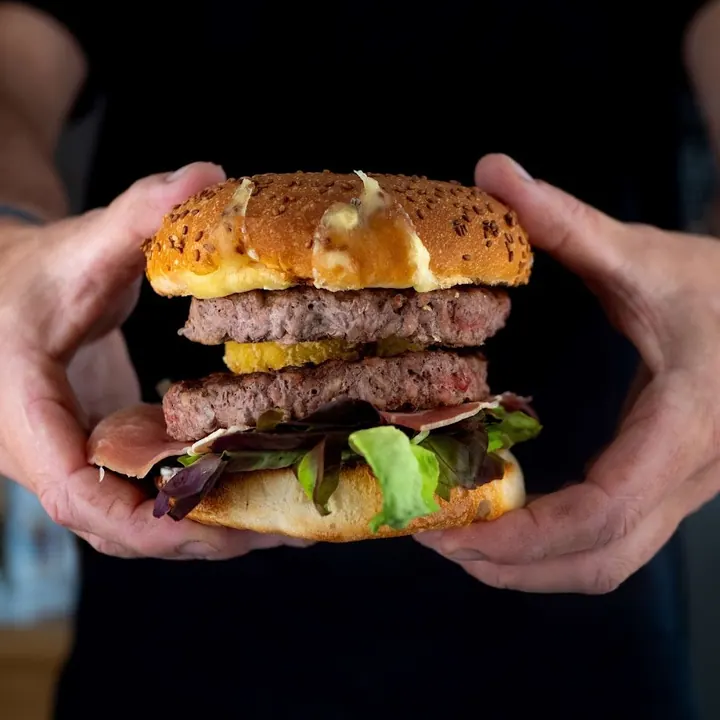
#> input picture assets/img/nous/01-burger-double.webp, 720 x 720 px
$ python build_salle.py ../../assets/img/nous/01-burger-double.webp 5
#> lines starting #> are read from the running program, lines starting #| are printed output that depends on the picture
### tools/salle/vectorize.py
# -*- coding: utf-8 -*-
"""Vectorisation « aérographe » (reprise de l'outil svgscene du projet Pierre Guillaume) :
  · cache : le contour net de la zone (courbes de Bézier lissées), utilisé en clip-path ;
  · modelé : une grille de couleurs relevées sur le tableau, floutée (le dégradé doux de l'aérographe) ;
  · détails : les lumières et les ombres qui s'écartent du modelé, détourées en formes lissées (plusieurs niveaux).
Tout est du SVG pur : chemins, rectangles, dégradés, flou gaussien."""
import numpy as np
import cv2


def hexc(c):
    c = np.clip(np.round(c), 0, 255).astype(int)
    return f"#{c[0]:02x}{c[1]:02x}{c[2]:02x}"


# [49 lines left out: functions _smooth_closed, _bezier_closed, contour_d, mask_d, not called in this run]


def fill_outside(img, mask, iters=None):
    """Prolonge les couleurs de la zone vers l'extérieur (voisin le plus proche), pour un modelé sans bords sales."""
    m = mask.astype(np.uint8)
    if m.sum() == 0:
        return img.copy()
    dist, labels = cv2.distanceTransformWithLabels(1 - m, cv2.DIST_L2, 5, labelType=cv2.DIST_LABEL_PIXEL)
    ys, xs = np.where(m > 0)
    # table label -> coordonnées du pixel source
    lab_at = labels[ys, xs]
    table = np.zeros((labels.max() + 1, 2), np.int32)
    table[lab_at] = np.stack([ys, xs], 1)
    src = table[labels]
    out = img[src[..., 0], src[..., 1]]
    out[m > 0] = img[m > 0]
    return out


class Vectorizer:
    def __init__(self, rgb):
        self.rgb = rgb.astype(np.float32)
        self.H, self.W = rgb.shape[:2]
        self.defs = []
        self.uid = 0

    def _id(self, p):
        self.uid += 1
        return f"{p}{self.uid}"

    def blur_filter(self, sigma):
        fid = self._id("f")
        self.defs.append(f'<filter id="{fid}" x="-20%" y="-20%" width="140%" height="140%" color-interpolation-filters="sRGB">'
                         f'<feGaussianBlur stdDeviation="{sigma:g}"/></filter>')
        return fid

    def field(self, img, mask, cell, blur, bbox, ox, oy):
        """Grille de couleurs moyennes (dans la zone) prolongée au-delà, rendue en rectangles floutés.
        Renvoie (svg, image_rendue) : l'image simule le rendu SVG pour mesurer les écarts."""
        x0, y0, x1, y1 = bbox
        src = fill_outside(img, mask)
        gw, gh = int(np.ceil((x1 - x0) / cell)), int(np.ceil((y1 - y0) / cell))
        crop = src[y0:y0 + gh * cell, x0:x0 + gw * cell]
        ph, pw = gh * cell - crop.shape[0], gw * cell - crop.shape[1]
        if ph or pw:
            crop = np.pad(crop, ((0, ph), (0, pw), (0, 0)), mode="edge")
        grid = crop.reshape(gh, cell, gw, cell, 3).mean(axis=(1, 3))
        rects = []
        for j in range(gh):
            for i in range(gw):
                rects.append(f'<rect x="{x0 + i * cell - ox:g}" y="{y0 + j * cell - oy:g}" width="{cell + 0.6:g}" height="{cell + 0.6:g}" fill="{hexc(grid[j, i])}"/>')
        fid = self.blur_filter(blur)
        svg = f'<g filter="url(#{fid})">{"".join(rects)}</g>'
        # simulation du rendu : grille agrandie puis flou gaussien
        up = np.repeat(np.repeat(grid, cell, 0), cell, 1)[: y1 - y0, : x1 - x0]
        sim = cv2.GaussianBlur(up, (0, 0), blur)
        full = np.zeros_like(self.rgb)
        full[y0:y1, x0:x1] = sim
        return svg, full

    # [84 lines left out: functions details, region, region_in, _fit_gradient, not called in this run]


def facets_svg(vz, img, mask, k=12, min_area=10, smooth=0.9, eps=0.5, bil=(7, 22, 5), seam=1.1, ox=0, oy=0, fit_img=None, sample=60000, soften=0.0):
    u8 = np.clip(img, 0, 255).astype(np.uint8)
    sm = cv2.bilateralFilter(u8, bil[0], bil[1], bil[2])
    sm = cv2.bilateralFilter(sm, bil[0], bil[1], bil[2])
    lab = cv2.cvtColor(sm, cv2.COLOR_RGB2LAB).astype(np.float32)
    ys, xs = np.where(mask)
    data = lab[ys, xs]
    crit = (cv2.TERM_CRITERIA_EPS + cv2.TERM_CRITERIA_MAX_ITER, 40, 0.3)
    samp = data if len(data) <= sample else data[np.random.default_rng(1).choice(len(data), sample, replace=False)]
    _, _, centers = cv2.kmeans(samp, min(k, len(samp)), None, crit, 3, cv2.KMEANS_PP_CENTERS)
    d2 = ((data[:, None, :] - centers[None, :, :]) ** 2).sum(-1)
    lbl = d2.argmin(1)
    Lb = np.full(mask.shape, -1, np.int32); Lb[ys, xs] = lbl
    F = np.full(mask.shape, -1, np.int32); nid = 0
    for c in range(len(centers)):
        n, lab_c, st, _ = cv2.connectedComponentsWithStats((Lb == c).astype(np.uint8), 8)
        if n <= 1:
            continue
        big = st[1:, cv2.CC_STAT_AREA] >= min_area
        ids = np.full(n, -1, np.int64); ids[1:][big] = np.arange(nid, nid + int(big.sum())); nid += int(big.sum())
        sel = lab_c > 0
        F[sel] = ids[lab_c[sel]]
    known = F >= 0
    if nid == 0:
        return ""
    un = mask & ~known
    if un.any():
        dist, labels = cv2.distanceTransformWithLabels((~known).astype(np.uint8), cv2.DIST_L2, 5, labelType=cv2.DIST_LABEL_PIXEL)
        ky, kx = np.where(known)
        table = np.zeros(labels.max() + 1, np.int64); table[labels[ky, kx]] = F[ky, kx]
        F[un] = table[labels[un]]
    F[~mask] = -1
    src = (fit_img if fit_img is not None else cv2.GaussianBlur(img, (0, 0), 0.8)).astype(np.float64)
    order = np.bincount(F[F >= 0].ravel(), minlength=nid)
    parts = []
    for f in np.argsort(-order):
        if order[f] == 0:
            continue
        m = F == f
        yy, xx = np.where(m)
        x0, y0, x1, y1 = xx.min(), yy.min(), xx.max() + 1, yy.max() + 1
        sub = np.pad(m[y0:y1, x0:x1].astype(np.uint8), 1)
        cnts, _ = cv2.findContours(sub, cv2.RETR_CCOMP, cv2.CHAIN_APPROX_NONE)
        ds = []
        for c in cnts:
            if abs(cv2.contourArea(c)) < 1.0 and len(c) < 4:
                continue
            c = c + np.array([[[x0 - 1, y0 - 1]]])
            d = contour_d(c, smooth, eps, ox, oy)
            if d:
                ds.append(d)
        if not ds:
            continue
        px = np.c_[xx + 0.5, yy + 0.5].astype(np.float64)
        grad, flat = _fit_gradient(px, src[yy, xx])
        if grad is None:
            paint = hexc(flat)
        else:
            gx1, gy1, gx2, gy2, c1, c2 = grad
            gid = vz._id("g")
            vz.defs.append(f'<linearGradient id="{gid}" gradientUnits="userSpaceOnUse" x1="{gx1 - ox:.1f}" y1="{gy1 - oy:.1f}" x2="{gx2 - ox:.1f}" y2="{gy2 - oy:.1f}">'
                           f'<stop offset="0" stop-color="{hexc(c1)}"/><stop offset="1" stop-color="{hexc(c2)}"/></linearGradient>')
            paint = f"url(#{gid})"
        parts.append(f'<path d="{"".join(ds)}" fill="{paint}" stroke="{paint}" stroke-width="{seam}" stroke-linejoin="round" fill-rule="evenodd"/>')
    if soften > 0:  # léger fondu des marches entre facettes (le velouté de l'aérographe), contour net conservé
        fid = vz.blur_filter(soften)
        cid = vz._id("c")
        vz.defs.append(f'<clipPath id="{cid}"><path d="{mask_d(mask, 0.8, 0.45, 4, ox, oy)}" clip-rule="evenodd"/></clipPath>')
        return f'<g clip-path="url(#{cid})"><g filter="url(#{fid})">{"".join(parts)}</g></g>'
    return "".join(parts)


# [29 lines left out: function speckles_svg, not called in this run]

### tools/salle/build_salle.py
# -*- coding: utf-8 -*-
"""La salle du Bougnat Burger, recréée en peinture vectorielle (pas de photo sur le site) :
facettes k-moyennes à dégradés ajustés (même chaîne que le décor du film), sur une sous-couche
« aérographe » qui bouche les interstices.
Entrée : une image de référence de la salle ; sortie : assets/img/salle.svg
Usage : python tools/salle/build_salle.py <image-de-reference> [largeur=520]"""
import os
import sys

import cv2
import numpy as np

sys.path.insert(0, os.path.dirname(os.path.abspath(__file__)))
from vectorize import Vectorizer, facets_svg  # noqa: E402

ROOT = os.path.abspath(os.path.join(os.path.dirname(os.path.abspath(__file__)), "..", ".."))
src = cv2.imread(sys.argv[1], cv2.IMREAD_COLOR)
#> src is the input picture: shape (720, 720, 3); mean B, G, R 41.7, 51.3, 71
if src is None:  # webp illisible par cette version d'OpenCV : passage par PIL
    from PIL import Image
    src = np.array(Image.open(sys.argv[1]).convert("RGB"))[..., ::-1].copy()
W = int(sys.argv[2]) if len(sys.argv) > 2 else 520
H = round(src.shape[0] * W / src.shape[1])
#> H = 5
rgb = cv2.resize(src, (W, H), interpolation=cv2.INTER_AREA)[..., ::-1].astype(np.float32)

V = Vectorizer(rgb)
full = np.ones((H, W), bool)
# 1. sous-couche : grille floutée (le velouté), 2. facettes nettes à dégradés
base, _ = V.field(rgb, full, 22, 11, (0, 0, W, H), 0, 0)
#> in field, `crop = np.pad(crop, ((0, ph), (0, pw), (0, 0)), mode="edge")`:
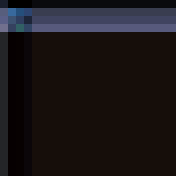
#> crop: shape (22, 22, 3) float32 (shown 8 times larger); mean of channels 0, 1, 2 23.2, 21.6, 26.6; drawn as B, G, R
#> in field, `grid = crop.reshape(gh, cell, gw, cell, 3).mean(axis=(1, 3))`: grid = [[23.16, 21.58, 26.6]]
#> the loop in field, `for j in range(gh):` made 1 pass
#> after the loop in field, `for j in range(gh):`: rects = 1 item
#> in _id, `self.uid += 1`: self.uid = 1
#> in blur_filter, `fid = self._id("f")`: fid = 'f1'
fac = facets_svg(V, rgb, full, k=20, min_area=14, smooth=0.9, eps=0.55, bil=(7, 28, 6), seam=1.2, soften=0.55)
#> in facets_svg, `data = lab[ys, xs]`: data = 25 rows, first 8: [34, 134, 134], [1, 128, 128], [1, 128, 128], [1, 128, 128], [1, 128, 128], [109, 141, 141], [121, 143, 160], [87, 139, 147]
#> in facets_svg, `samp = data if len(data) <= sample else data[np.random.default_rng(1)...`: samp has the same summary as data
#> in facets_svg, `_, _, centers = cv2.kmeans(samp, min(k, len(samp)), None, crit, 3, cv2..`: centers = 20 rows, first 8: [121, 143, 160], [3, 128, 126], [85, 138, 146], [38, 130, 129], [112, 141, 139], [96, 139, 143], [43, 136, 137], [121, 141, 136]
#> in facets_svg, `d2 = ((data[:, None, :] - centers[None, :, :]) ** 2).sum(-1)`:
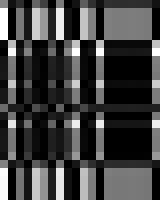
#> d2: shape (25, 20) float32 (shown 8 times larger); min 0, max 15649, mean 3898.2; drawn with min black and max white
#> in facets_svg, `lbl = d2.argmin(1)`: lbl = 25 values, max 18 at index 14, min 0 at index 6, mean 8.56
#> the loop in facets_svg, `for c in range(len(centers)):` made 20 passes
#> (n, st) on passes 1 to 12: (2, [[0, 0, 5, 5, 24], [1, 1, 1, 1, 1]]), (2, [[0, 0, 5, 5, 22], [2, 4, 3, 1, 3]]), (2, [[0, 0, 5, 5, 24], [4, 1, 1, 1, 1]]), (2, [[0, 0, 5, 5, 24], [0, 4, 1, 1, 1]]), (2, [[0, 0, 5, 5, 24], [0, 2, 1, 1, 1]]), (2, [[0, 0, 5, 5, 24], [4, 3, 1, 1, 1]]), (2, [[0, 0, 5, 5, 24], [3, 2, 1, 1, 1]]), (2, [[0, 0, 5, 5, 24], [0, 3, 1, 1, 1]]), (2, [[0, 0, 5, 5, 24], [0, 0, 1, 1, 1]]), (2, [[0, 0, 5, 5, 21], [1, 0, 4, 1, 4]]), (2, [[0, 0, 5, 5, 24], [0, 1, 1, 1, 1]]), (2, [[0, 0, 5, 5, 24], [2, 1, 1, 1, 1]])
#> after the loop in facets_svg, `for c in range(len(centers)):`: nid = 0
#> in facets_svg, `known = F >= 0`: known = [[False, False, False, False, False], [False, False, False, False, False], [False, False, False, False, False], [False, False, False, False, False], [False, False, False, False, False]]
#> fac = ''
svg = (f'<svg xmlns="http://www.w3.org/2000/svg" viewBox="0 0 {W} {H}" preserveAspectRatio="xMidYMid slice">'
       f'<!-- La salle du Bougnat Burger, recréée en peinture vectorielle -->'
       f'<defs>{"".join(V.defs)}</defs>{base}{fac}</svg>')
out = os.path.join(ROOT, "assets", "img", "salle.svg")
open(out, "w", encoding="utf-8").write(svg)
print("salle.svg :", W, "x", H, "-", len(svg) // 1024, "Ko")
#| salle.svg : 5 x 5 - 0 Ko

$ run again, on assets/img/nous/04-cuisine.webp
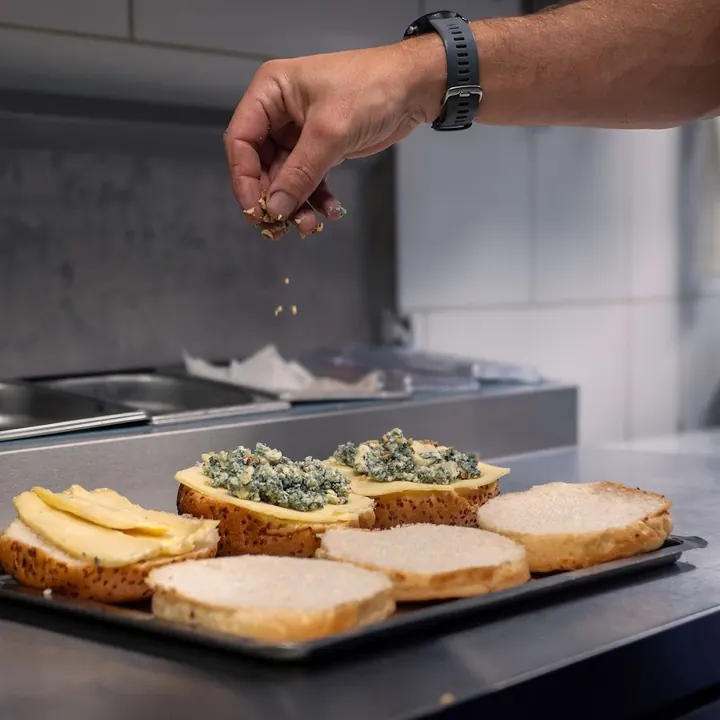
#> input picture assets/img/nous/04-cuisine.webp, 720 x 720 px
#> src is the input picture: shape (720, 720, 3); mean B, G, R 98, 102.6, 115.8
#> in field, `crop = np.pad(crop, ((0, ph), (0, pw), (0, 0)), mode="edge")`:
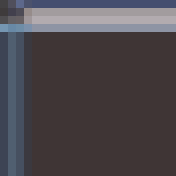
#> crop: shape (22, 22, 3) float32 (shown 8 times larger); mean of channels 0, 1, 2 75.2, 70.6, 75.9; drawn as B, G, R
#> grid = [[75.18, 70.63, 75.9]]
#> the loop in field, `for j in range(gh):` made 1 pass
#> after the loop in field, `for j in range(gh):`: rects = 1 item
#> self.uid = 1
#> in blur_filter, `fid = self._id("f")`: fid = 'f1'
#> data = 25 rows, first 8: [80, 132, 129], [87, 133, 130], [104, 133, 132], [92, 133, 130], [91, 134, 130], [78, 132, 129], [80, 132, 129], [83, 133, 130]
#> samp has the same summary as data
#> centers = 20 rows, first 8: [80, 131.7, 129], [157, 130.5, 127.5], [98.5, 132, 130], [156, 134, 145], [66, 131, 127], [90, 132, 130], [164, 131, 128], [157, 133, 139]
#> in facets_svg, `d2 = ((data[:, None, :] - centers[None, :, :]) ** 2).sum(-1)`:
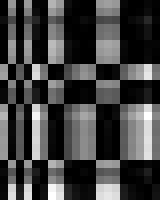
#> d2: shape (25, 20) float32 (shown 8 times larger); min 0, max 10001, mean 2593.2; drawn with min black and max white
#> lbl = 25 values, max 19 at index 4, min 0 at index 0, mean 8.28
#> the loop in facets_svg, `for c in range(len(centers)):` made 20 passes
#> (n, st, big) on passes 1 to 5: (3, [[0, 0, 5, 5, 22], [0, 0, 2, 2, 2], [0, 4, 1, 1, 1]], [False, False]), (2, [[0, 0, 5, 5, 23], [3, 1, 1, 2, 2]], [False]), (3, [[0, 0, 5, 5, 23], [1, 2, 1, 1, 1], [1, 4, 1, 1, 1]], [False, False]), (2, [[0, 0, 5, 5, 24], [2, 3, 1, 1, 1]], [False]), (2, [[0, 0, 5, 5, 24], [3, 4, 1, 1, 1]], [False])
#> after the loop in facets_svg, `for c in range(len(centers)):`: nid = 0
#> known = [[False, False, False, False, False], [False, False, False, False, False], [False, False, False, False, False], [False, False, False, False, False], [False, False, False, False, False]]
#> fac = ''
#| salle.svg : 5 x 5 - 0 Ko
